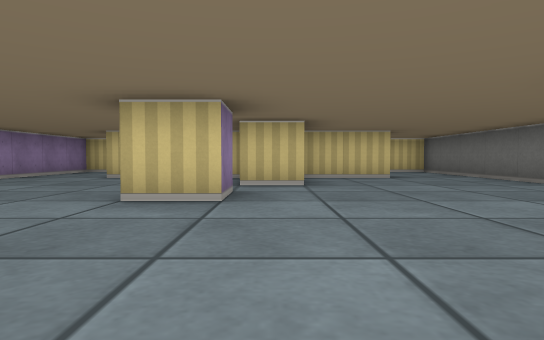
view 1 (above)

13 first-person views from a walk through a cub3D level. The camera is about half as high as the walls, tilts 2° down and sees 75° across. The floor is counted in squares. Each view is taken from the middle of a square. On the plan, view 1 faces up. The plan holds only what a view shows up to about 9 squares ahead; the rest is blank.

view 2
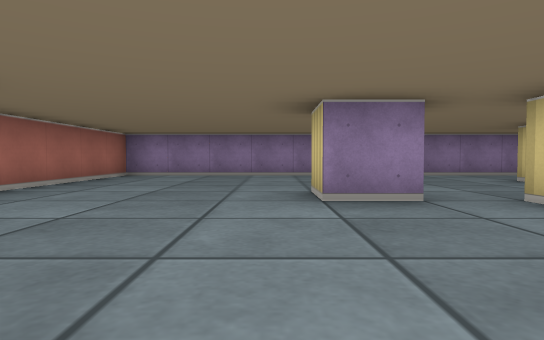

view 3
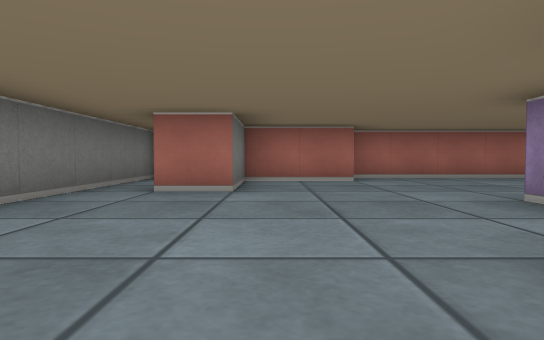

view 4
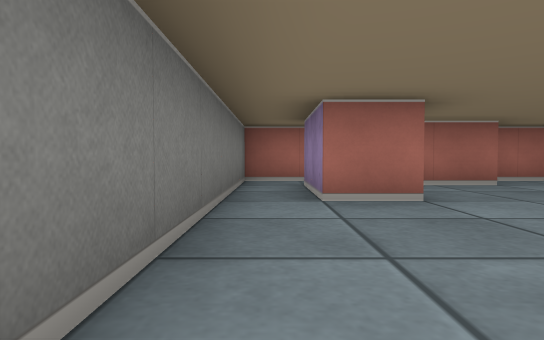

view 5
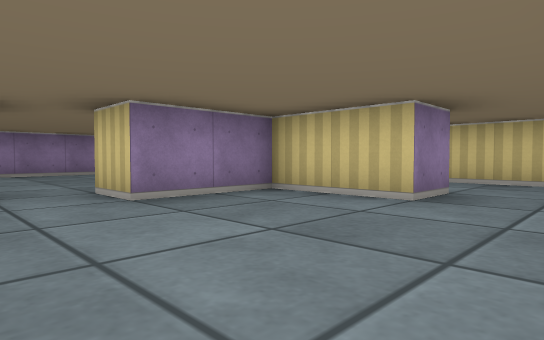

view 6
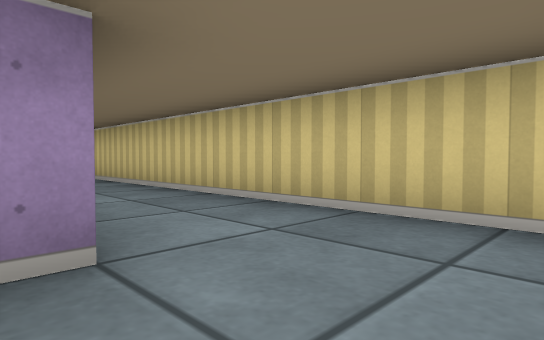

view 7
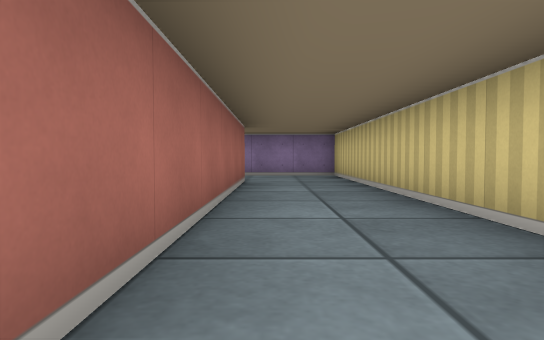

view 8
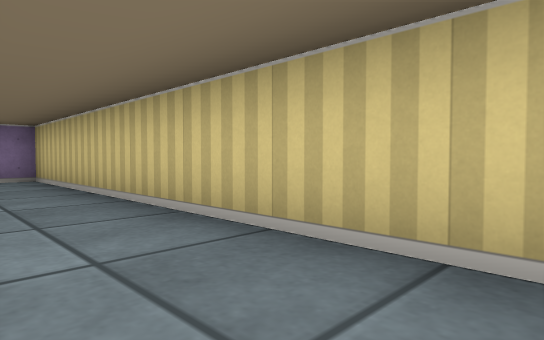

view 9
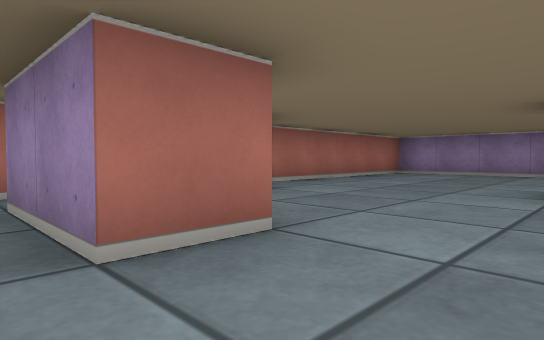

view 10
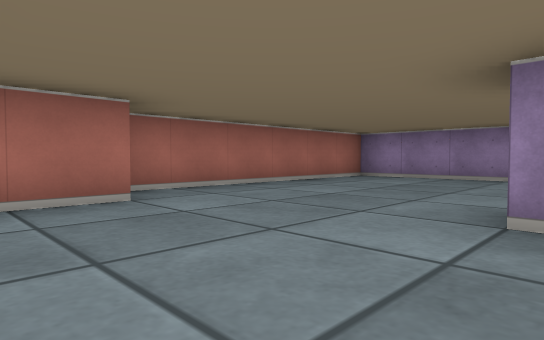

view 11
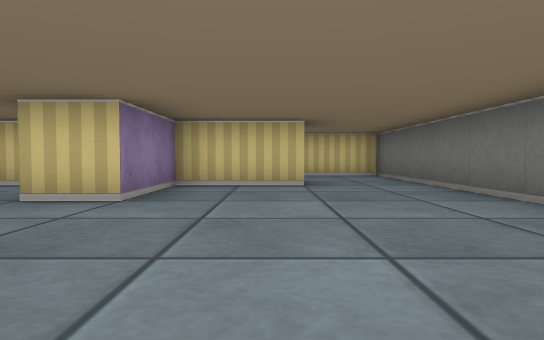

view 12
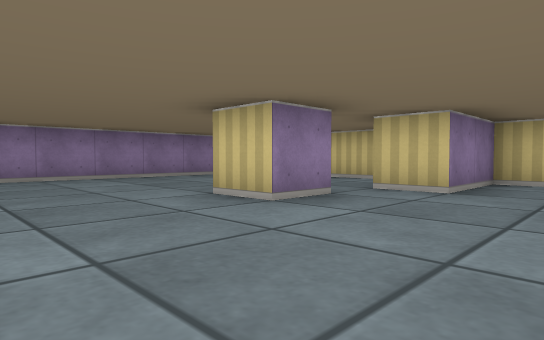

view 13
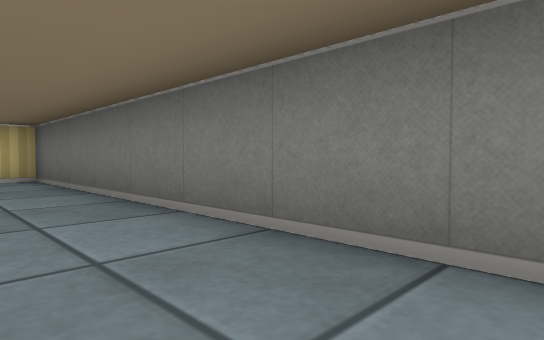

### Floor plan
Points are (right, up) in squares from view 1. A wall is a line through its corners. A room is listed if a view was taken in it or the views show most of it. See-through windows are left out.
Room 1 (views 1, 2, 3, 4, 5, 9, 10, 11, 12, 13)
walls: (-0.5, 4.6) (-0.5, 3.5) (-1.5, 3.5); (0.4, 0.5) (2.5, 0.5) (2.5, 2.5) (3.5, 2.5) (3.5, 0.5); (-0.6, 7.5) (-3.5, 7.5); (3.2, -0.5) (4.5, -0.5) (4.5, 7.5); (2.5, 7.5) (0.5, 7.5) (0.5, 5.5) (-0.5, 5.5); (-5.5, 7.5) (-5.5, -0.5) (0.4, -0.5)
ways out: opening at (-4.5, 8) to room 2; opening at (3.5, 8) to room 2
Room 2 (views 6, 7, 8)
walls: (-3.5, 8.5) (2.5, 8.5) (2.5, 7.5); (4.5, 7.5) (4.5, 10.5) (-5.5, 10.5) (-5.5, 7.5)
ways out: opening at (-4.5, 8) to room 1; opening at (3.5, 8) to room 1

Positions as (right, up) in squares from view 1, and headings:
1: (0, 0), facing up
2: (3, 3), facing left
3: (2, 7), facing down
4: (4, 6), facing down
5: (4, 4), facing up-left
6: (4, 8), facing up-left
7: (3, 9), facing left
8: (2, 9), facing up-left
9: (4, 4), facing down-left
10: (2, 4), facing down-left
11: (2, 2), facing up
12: (2, 1), facing up-left
13: (3, 3), facing up-right
